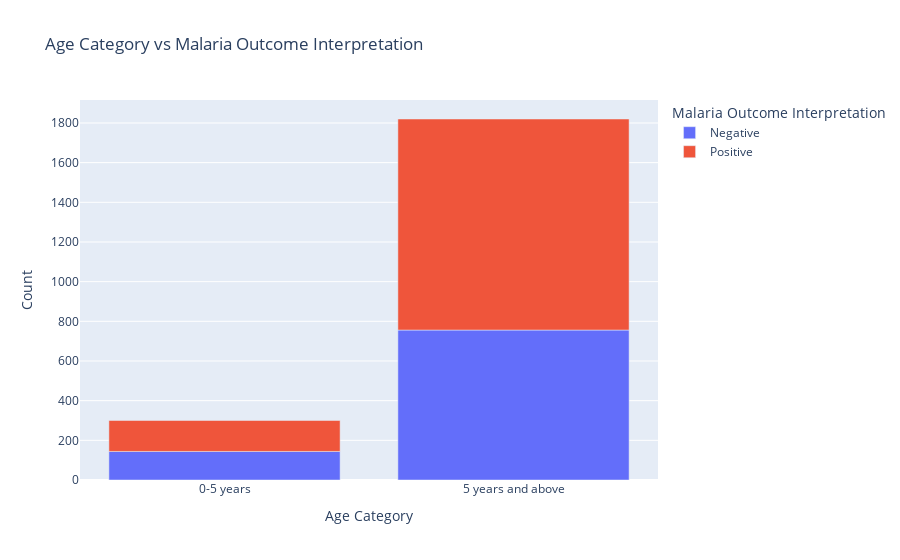

Notebook cell for this chart:
### Code cell
import plotly.express as px
import pandas as pd


# Categorize age into '0-5 years' and '5 years and above'
df['Age Category'] = pd.cut(df['Age'], bins=[0, 5, float('inf')], labels=['0-5 years', '5 years and above'])

# Count the occurrences of each age category and Malaria Outcome Interpretation
category_counts = df.groupby(['Age Category', 'Malaria Outcome Interpretation']).size().reset_index(name='Count')

# Create a bar chart using Plotly Express
fig = px.bar(category_counts, x='Age Category', y='Count', color='Malaria Outcome Interpretation',
             title='Age Category vs Malaria Outcome Interpretation',
             labels={'Age Category': 'Age Category'})

# Show the chart
fig.show()

### Figure 1 — Plotly figure (JSON) as saved in the notebook; plotly's stock layout.template omitted (floating-point values rounded to 4 significant figures)
{"data": [{"alignmentgroup": "True", "hovertemplate": "Malaria Outcome Interpretation=Negative<br>Age Category=%{x}<br>Count=%{y}<extra></extra>", "legendgroup": "Negative", "marker": {"color": "#636efa", "pattern": {"shape": ""}}, "name": "Negative", "offsetgroup": "Negative", "orientation": "v", "showlegend": true, "textposition": "auto", "type": "bar", "x": ["0-5 years", "5 years and above"], "xaxis": "x", "y": [144, 756], "yaxis": "y"}, {"alignmentgroup": "True", "hovertemplate": "Malaria Outcome Interpretation=Positive<br>Age Category=%{x}<br>Count=%{y}<extra></extra>", "legendgroup": "Positive", "marker": {"color": "#EF553B", "pattern": {"shape": ""}}, "name": "Positive", "offsetgroup": "Positive", "orientation": "v", "showlegend": true, "textposition": "auto", "type": "bar", "x": ["0-5 years", "5 years and above"], "xaxis": "x", "y": [156, 1064], "yaxis": "y"}], "layout": {"barmode": "relative", "legend": {"title": {"text": "Malaria Outcome Interpretation"}, "tracegroupgap": 0}, "title": {"text": "Age Category vs Malaria Outcome Interpretation"}, "xaxis": {"anchor": "y", "domain": [0, 1], "title": {"text": "Age Category"}}, "yaxis": {"anchor": "x", "domain": [0, 1], "title": {"text": "Count"}}}}
